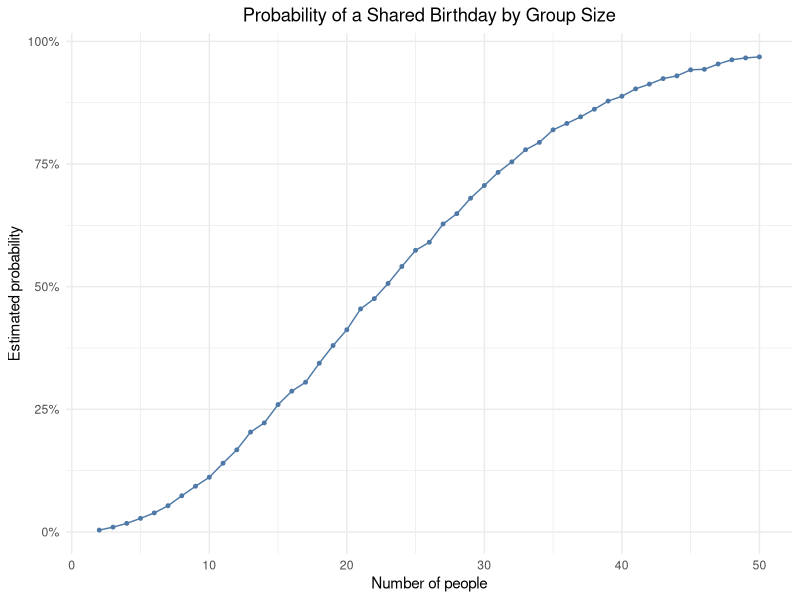

The R source for this figure:
## ---- chunk 1
library(tidyverse)
## ---- chunk 2
birthday_repeated = function(n_room) {
  birthdays = sample(1:365, size = n_room, replace = TRUE)
  repeated_birthdays = length(unique(birthdays)) < n_room
  return(repeated_birthdays)
}

set.seed(4257)

birthday_results_df = expand_grid(number_of_people = 2:50,
                                  iter = 1:10000) |>
  mutate(repeated = map_lgl(number_of_people, birthday_repeated))

birthday_results = birthday_results_df |>
  group_by(number_of_people) |>
  summarize(prob_of_repeat = mean(repeated), .groups = "drop")

ggplot(birthday_results,
       aes(x = number_of_people, y = prob_of_repeat)) +
  geom_line(color = "#4E79A7", linewidth = 0.5) +
  geom_point(color = "#4E79A7", size = 1) +
  scale_y_continuous(labels = scales::label_percent()) +
  labs(title = "Probability of a Shared Birthday by Group Size",
       x = "Number of people",
       y = "Estimated probability") +
  theme_minimal() +
  theme(plot.title = element_text(hjust = 0.5))
